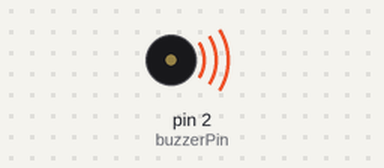
Recording of a sketch running on a simulated Arduino Uno, built with avr-gcc and run on an emulated ATmega328P. Parts: buzzer (waves = sounding, pin HIGH).

Above: at 0.5 s.
Timing chart, 0 to 4.6 s (numbered marks = the images above):
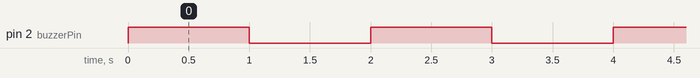

Measured:
- by itself, pin 2 (buzzerPin): alternates HIGH for 1.0 s and LOW for 1.0 s

The sketch:

buzzer.ino
```cpp
// Pin connected to buzzer module
const int buzzerPin = 2;

// Setup function, runs once when Arduino is powered on
void setup() {
    // Initialize digital pin as an output
    pinMode(buzzerPin, OUTPUT);
}

// Loop function, runs repeatedly after setup() has finished
void loop() {
    // Turn the buzzer on
    digitalWrite(buzzerPin, HIGH);
    delay(1000); // Wait for 1 second

    // Turn the buzzer off
    digitalWrite(buzzerPin, LOW);
    delay(1000); // Wait for 1 second
}
```
